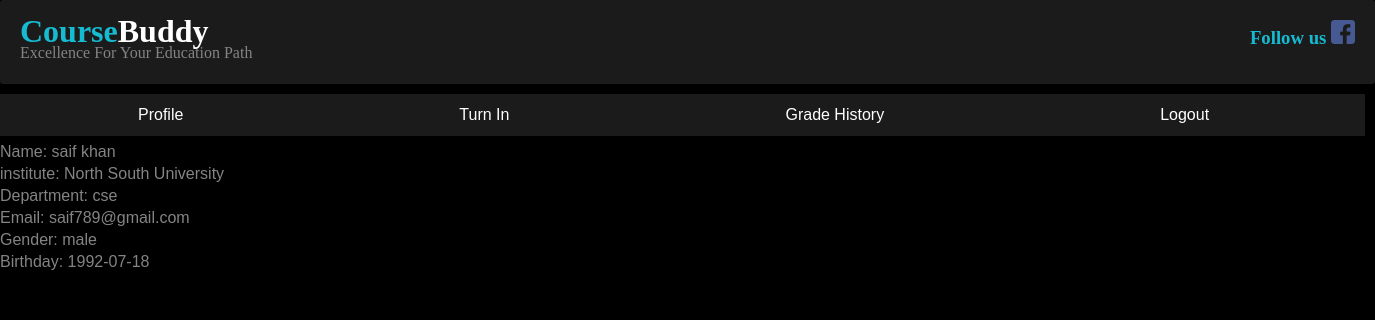
Page /welcomefac.php (signed in) on the committed database.
### tables this page shows
CREATE TABLE `facreg` (
  `facid` int(11) NOT NULL,
  `fname` varchar(20) NOT NULL,
  `lname` varchar(20) NOT NULL,
  `username` varchar(20) NOT NULL,
  `institute` varchar(64) NOT NULL,
  `department` varchar(20) NOT NULL,
  `email` varchar(64) NOT NULL,
  `password` varchar(64) NOT NULL,
  `gender` varchar(20) NOT NULL,
  `dob` date NOT NULL
);

### welcomefac.php (the view, shortened to what this page needs)
<?php
    $host = "localhost";
    $user = "root";
    $password = "";
    $db = "coursebuddy";
    $link = mysqli_connect($host,$user,$password,$db);
    ?>
<!DOCTYPE html>
<html>
    <link rel="stylesheet" type="text/css" href="css/style.css">
    <link rel="stylesheet" type="text/css" href="css/login.css">
<?php
    include ('header.php');
?>
<body>
<?php
$email =  $_SESSION['email'];
$password = $_SESSION['password'];
if ($_SESSION['email'] == true){
    $sql = "select * from facreg where email = '".$email."' AND password = '".$password."'";
    $result = mysqli_query($link,$sql);
    ?>
    <div class="fix std_menu">
        <ul>
            <li><a href="#">Profile</a></li>
            <li ><a href="student_grade.php">Turn In</a></li>
            <li><a href="forPractice.php">Grade History</a></li>
            <li><a href="logout.php">Logout</a></li>
        </ul>
    </div>
    <?php
    while($row = mysqli_fetch_array($result)){
        echo "Name: ".$row['fname']." ".$row['lname']."<br>institute: ". $row['institute']."<br>Department: ".$row['department']."<br> Email: ".$row['email']."<br>Gender: ".$row['gender']."<br>Birthday: ".$row['dob'];
        echo "<br />";
    }
}
else{
    header("location: facultyLogIn.php");
}
?>
</body>
</html>

### css/style.css (style rules this page uses)
* { margin:0;padding:0 }
body { font-family:arial;font-size:16px; background-color: #000000;line-height:22px;color:#848484; border-radius: 3px; }
.fix { overflow: hidden; }
.std_menu { overflow: hidden;width: 1365px; background: #1B1B1B;margin-bottom: 5px;margin-top: 5px;float: left; }
.std_menu ul { margin: 0;padding: 0;list-style: none; }
.std_menu ul li { float:left; }
.std_menu ul li a { display:block;text-decoration:none;color: #FFFFFF;padding: 10px 138px; }

### rows in the picture
facreg: fname "saif", lname "khan", institute "North South University", department "cse", email "saif789@gmail.com", gender "male", dob "1992-07-18"
